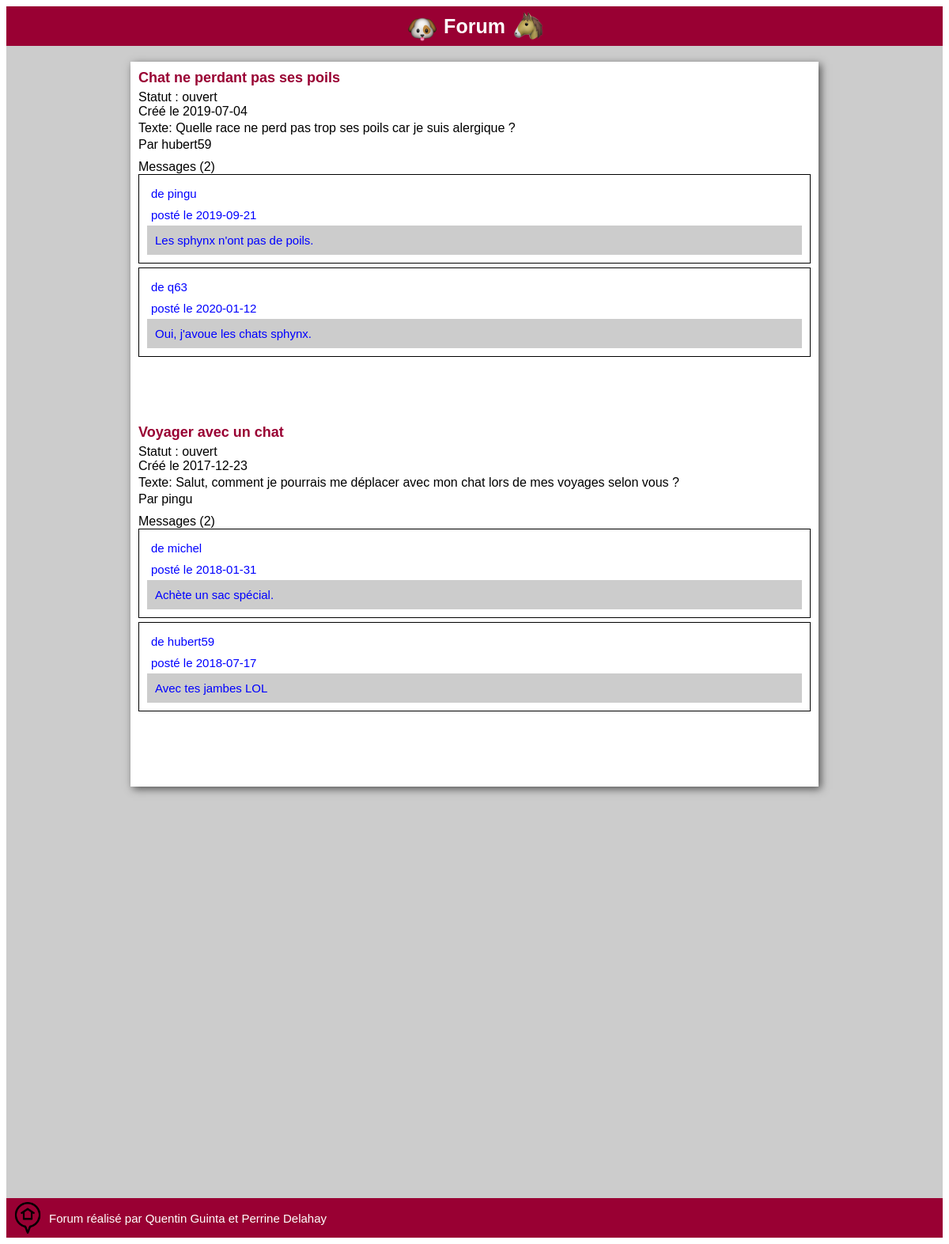
Page /sujet2.php on the committed database.
### tables this page shows
CREATE TABLE IF NOT EXISTS Discussion(
idDiscussion INT AUTO_INCREMENT,
titreDiscussion VARCHAR(64),
texteDiscussion TEXT,
dateDiscussion DATE,
isClosed TINYINT,
idCategorie INT,
idUser INT,
PRIMARY KEY(idDiscussion));

CREATE TABLE IF NOT EXISTS Utilisateur(
idUser INT AUTO_INCREMENT,  
pseudo VARCHAR(64),  
email VARCHAR(64),
cheminAvatar VARCHAR(64), 
password VARCHAR(64),
isAdmin TINYINT,
isConnected TINYINT,
isBanned TINYINT,
motifBan VARCHAR(64),
dateFinBan DATETIME,
PRIMARY KEY(idUser));

CREATE TABLE IF NOT EXISTS Message(
idMessage INT AUTO_INCREMENT,
texteMessage TEXT,
dateMessage DATE,
idUser INT,
idDiscussion INT,
PRIMARY KEY(idMessage));

### dataManagers/CategorieManager.php (called while the page is built, shortened)
<?php
    include_once("C:/UwAmp/www/PPE01-Le-Forum/PHP Perrine/dataManagers/DiscussionManager.php");
    class CategorieManager
    {
        public static function getDiscussions($idCategorie)
        {
            $tabDiscussions = array();
            $connex = DatabaseLinker::getConnexion();
            $state = $connex->prepare("SELECT idDiscussion FROM Discussion WHERE idCategorie=? ORDER BY dateDiscussion DESC");
            $state->bindParam(1, $idCategorie);
            $state->execute();
            $resultats = $state->fetchAll();
            foreach($resultats as $result)
            {
                $discussion = DiscussionManager::findDiscussion($result["idDiscussion"]);
                $tabDiscussions[] = $discussion;
            }
            return $tabDiscussions;
        }
    }
?>

### dataManagers/DiscussionManager.php (called while the page is built, shortened)
<?php
    include_once("C:/UwAmp/www/PPE01-Le-Forum/PHP Perrine/data/Discussion.php");
    include_once("MessageManager.php");
    class DiscussionManager
    {
        public static function findDiscussion($idDiscussion)
        {
            $discussion = null;
            $connex = DatabaseLinker::getConnexion();
            $state = $connex->prepare("SELECT * FROM Discussion WHERE idDiscussion=?");
            $state->bindParam(1, $idDiscussion);
            $state->execute();
            $resultats = $state->fetchAll();
            if(sizeof($resultats)>0)
            {
                $result = $resultats[0];
                $discussion = new Discussion();
                $discussion->setIdDiscussion($idDiscussion);
                $discussion->setTitreDiscussion($result["titreDiscussion"]);
                $discussion->setTexteDiscussion($result["texteDiscussion"]);
                $discussion->setDateDiscussion($result["dateDiscussion"]);
                $discussion->setIsClosed($result["isClosed"]);
                $discussion->setIdCategorie($result["idCategorie"]);
                $discussion->setIdUser($result["idUser"]);
            }
            return $discussion;
        }
        public static function getMessages($idDiscussion)
        {
            $tabMessages = array();
            $connex = DatabaseLinker::getConnexion();
            $state = $connex->prepare("SELECT idMessage FROM Message WHERE idDiscussion=? ORDER BY dateMessage");
            $state->bindParam(1, $idDiscussion);
            $state->execute();
            $resultats = $state->fetchAll();
            foreach($resultats as $result)
            {
                $message = MessageManager::findMessage($result["idMessage"]);
                $tabMessages[] = $message;
            }
            return $tabMessages;
        }
    }
?>

### data/Discussion.php (called while the page is built, shortened)
<?php
    class Discussion
    {
        private $titreDiscussion;
        private $texteDiscussion;
        private $dateDiscussion;
        private $isClosed;
        function getTitreDiscussion()
        {
            return $this->titreDiscussion;
        }
        function getTexteDiscussion()
        {
            return $this->texteDiscussion;
        }
        function getDateDiscussion()
        {
            return $this->dateDiscussion;
        }
        function getIsClosed()
        {
            return $this->isClosed;
        }
        function setTitreDiscussion($titreDiscussion)
        {
            $this->titreDiscussion = $titreDiscussion;
        }
        function setTexteDiscussion($texteDiscussion)
        {
            $this->texteDiscussion = $texteDiscussion;
        }
        function setDateDiscussion($dateDiscussion)
        {
            $this->dateDiscussion = $dateDiscussion;
        }
        function setIsClosed($isClosed)
        {
            $this->isClosed = $isClosed;
        }
    }
?>

### dataManagers/UtilisateurManager.php (called while the page is built, shortened)
<?php
    include_once("C:/UwAmp/www/PPE01-Le-Forum/PHP Perrine/data/Utilisateur.php");
    class UtilisateurManager
    {
        public static function findUserWithId($idUser)
        {
            $connex = DatabaseLinker::getConnexion();
            $user=null;
            $state=$connex->prepare("SELECT * FROM Utilisateur WHERE idUser=?");
            $state->bindParam(1,$idUser);
            $state->execute();
            $resultatsUsers=$state->fetchAll();
            if(!empty($resultatsUsers))
            {
                $resultUser=$resultatsUsers[0];
                $user = new Utilisateur();
                $user->setIdUser($resultUser["idUser"]);
                $user->setPseudo($resultUser["pseudo"]);
                $user->setEmail($resultUser["email"]);
                $user->setCheminAvatar($resultUser["cheminAvatar"]);
                $user->setPassword($resultUser["password"]);
                $user->setIsAdmin($resultUser["isAdmin"]);
                $user->setIsConnected($resultUser["isConnected"]);
                $user->setIsBanned($resultUser["isBanned"]);
                $user->setMotifBan($resultUser["motifBan"]);
                $user->setDateFinBan($resultUser["dateFinBan"]);
            }
            return $user;
        }
    }
?>

### data/Utilisateur.php (called while the page is built, shortened)
<?php
    class Utilisateur
    {
        private $pseudo;
        function getPseudo()
        {
            return $this->pseudo;
        }
        function setPseudo($pseudo)
        {
            $this->pseudo = $pseudo;
        }
    }

### dataManagers/MessageManager.php (called while the page is built, shortened)
<?php
    include_once("C:/UwAmp/www/PPE01-Le-Forum/PHP Perrine/data/Message.php");
    class MessageManager
    {
        public static function findMessage($idMessage)
        {
            $message = null;
            $connex = DatabaseLinker::getConnexion();
            $state = $connex->prepare("SELECT * FROM Message WHERE idMessage=?");
            $state->bindParam(1, $idMessage);
            $state->execute();
            $resultats = $state->fetchAll();
            if(sizeof($resultats)>0)
            {
                $result = $resultats[0];
                $message = new Message();
                $message->setIdMessage($idMessage);
                $message->setTexteMessage($result["texteMessage"]);
                $message->setDateMessage($result["dateMessage"]);
                $message->setIdUser($result["idUser"]);
                $message->setIdDiscussion($result["idDiscussion"]);
            }
            return $message;
        }
    }
?>

### data/Message.php (called while the page is built, shortened)
<?php
    class Message
    {
        private $texteMessage;
        private $dateMessage;
        function getTexteMessage()
        {
            return $this->texteMessage;
        }
        function setTexteMessage($texteMessage)
        {
            $this->texteMessage = $texteMessage;
        }
        function getDateMessage()
        {
            return $this->dateMessage;
        }
        function setDateMessage($dateMessage)
        {
            $this->dateMessage = $dateMessage;
        }
    }
?>

### sujet2.php (the view, shortened to what this page needs)
<?php
    include_once("include/header.php");
    include_once("data/Utilisateur.php");
    include_once("dataManagers/UtilisateurManager.php");
    include_once("dataManagers/DiscussionManager.php");
    include_once("dataManagers/MessageManager.php");
    include_once("dataManagers/CategorieManager.php");
?>
<?php
    $idCategorie = 2;
    $tabDiscussions = CategorieManager::getDiscussions($idCategorie);
    foreach($tabDiscussions as $discussion)
    {
?>
        <div class="discussion-container">
<?php
        $user = UtilisateurManager::findUserWithId($discussion->getIdUser());
        $tabMessages = DiscussionManager::getMessages($discussion->getIdDiscussion());
?>
        <div class="discussion-titre"><?php echo $discussion->getTitreDiscussion(); ?></div>
        <?php if($discussion->getIsClosed()==0){ echo "Statut : ouvert"; }else if($discussion->getIsClosed()==1){ echo "Statut : fermé";}?>
        <div class="discussion-date"><?php echo "Créé le ".$discussion->getDateDiscussion(); ?></div>
        <div class="discussion-texte"><?php echo "Texte: ".$discussion->getTexteDiscussion(); ?></div>
        <div class="discussion-user"><?php echo "Par ".$user->getPseudo(); ?></div>
        <div class="message-nombre"><?php echo "Messages (".sizeof($tabMessages).")"; ?></div>
<?php
        foreach($tabMessages as $message)
        {
            $user= UtilisateurManager::findUserWithId($message->getIdUser());
?>
            <div class="message-container">
                <div class="message-user"><?php echo "de ".$user->getPseudo(); ?></div>
                <div class="message-date"><?php echo "posté le ".$message->getDateMessage(); ?></div>
                <div class="message-texte"><?php echo $message->getTexteMessage();
?>
                </div>
            </div>
<?php
        }
?>
        </div>
<?php
    }
    include("include/footer.php")
?>

### css/index.css (style rules this page uses)
.discussion-container { margin-bottom: 40px; padding-bottom : 40px; }
.discussion-titre { font-weight: bold; font-size: 18px; color: #990033; margin-bottom: 5px; }
.discussion-date { margin-bottom: 3px; }
.discussion-texte { margin-bottom: 3px; }
.discussion-user { margin-bottom: 10px; }
.message-container { color: blue; font-size: 15px; border: 0.5px solid black; margin-bottom: 5px; padding: 10px; }
.message-texte { background-color: #cccccc; padding: 10px; }
.message-date { padding: 5px; }
.message-user { padding: 5px; }

### rows in the picture
discussion: titreDiscussion "Chat ne perdant pas ses poils", isClosed "Statut : ouvert", dateDiscussion "2019-07-04", texteDiscussion "Quelle race ne perd pas trop ses poils car je suis alergique ?", idUser.pseudo "hubert59", sizeof($tabMessages) "2"
message: idUser.pseudo "pingu", dateMessage "2019-09-21", texteMessage "Les sphynx n'ont pas de poils."
message: idUser.pseudo "q63", dateMessage "2020-01-12", texteMessage "Oui, j'avoue les chats sphynx."
discussion: titreDiscussion "Voyager avec un chat", isClosed "Statut : ouvert", dateDiscussion "2017-12-23", texteDiscussion "Salut, comment je pourrais me déplacer avec mon chat lors de mes voyages selon vous ?", idUser.pseudo "pingu", sizeof($tabMessages) "2"
message: idUser.pseudo "michel", dateMessage "2018-01-31", texteMessage "Achète un sac spécial."
message: idUser.pseudo "hubert59", dateMessage "2018-07-17", texteMessage "Avec tes jambes LOL"
